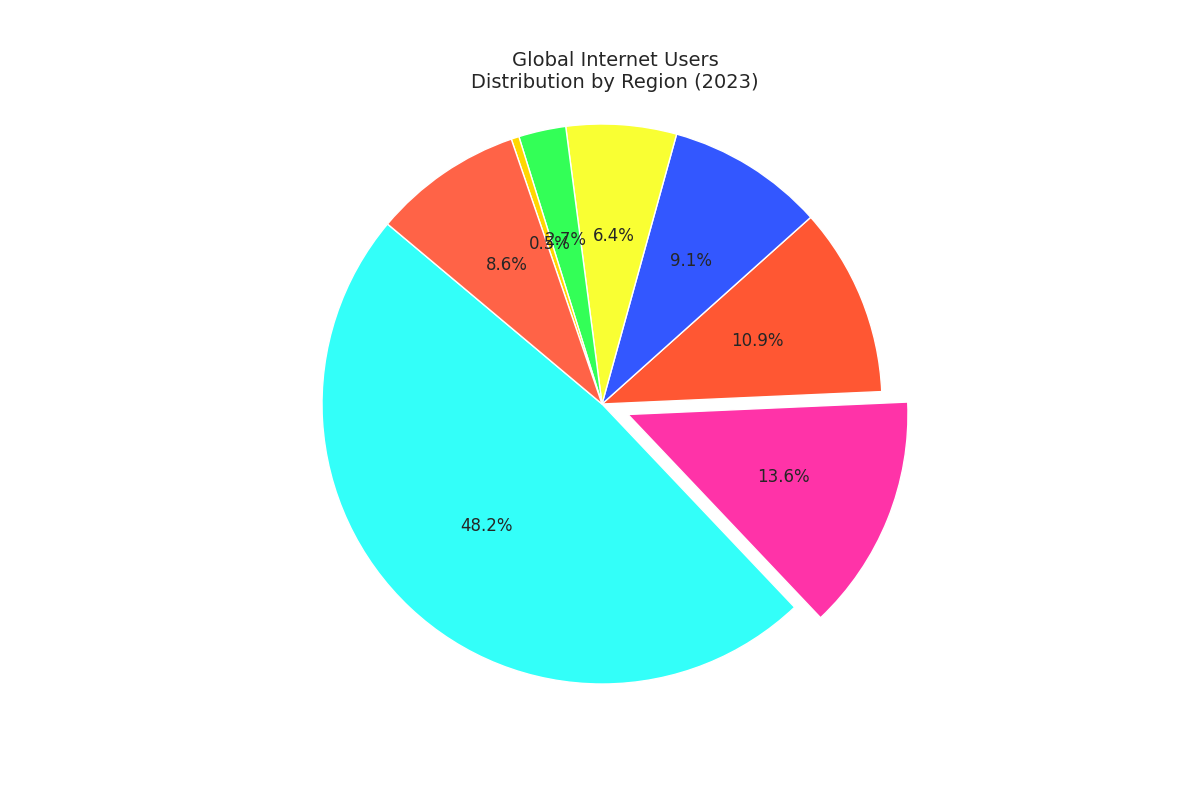

Source code (Python):
import matplotlib.pyplot as plt

regions = ['Asia', 'Europe', 'Africa', 'North America', 'Latin America & Caribbean', 'Oceania', 
           'Antarctica', 'Middle East']
usage_percentages = [53, 15, 12, 10, 7, 3, 0.5, 9.5]

colors = ['#33FFF9', '#FF33A8', '#FF5733', '#3357FF', '#F9FF33', '#33FF57', '#FFD700', '#FF6347']
explode = (0, 0.1, 0, 0, 0, 0, 0, 0)

plt.figure(figsize=(12, 8))
plt.pie(usage_percentages, startangle=140, colors=colors,
        explode=explode, autopct='%1.1f%%')

plt.title('Global Internet Users\nDistribution by Region (2023)', fontsize=14, fontweight='medium')
plt.axis('equal')
plt.show()
